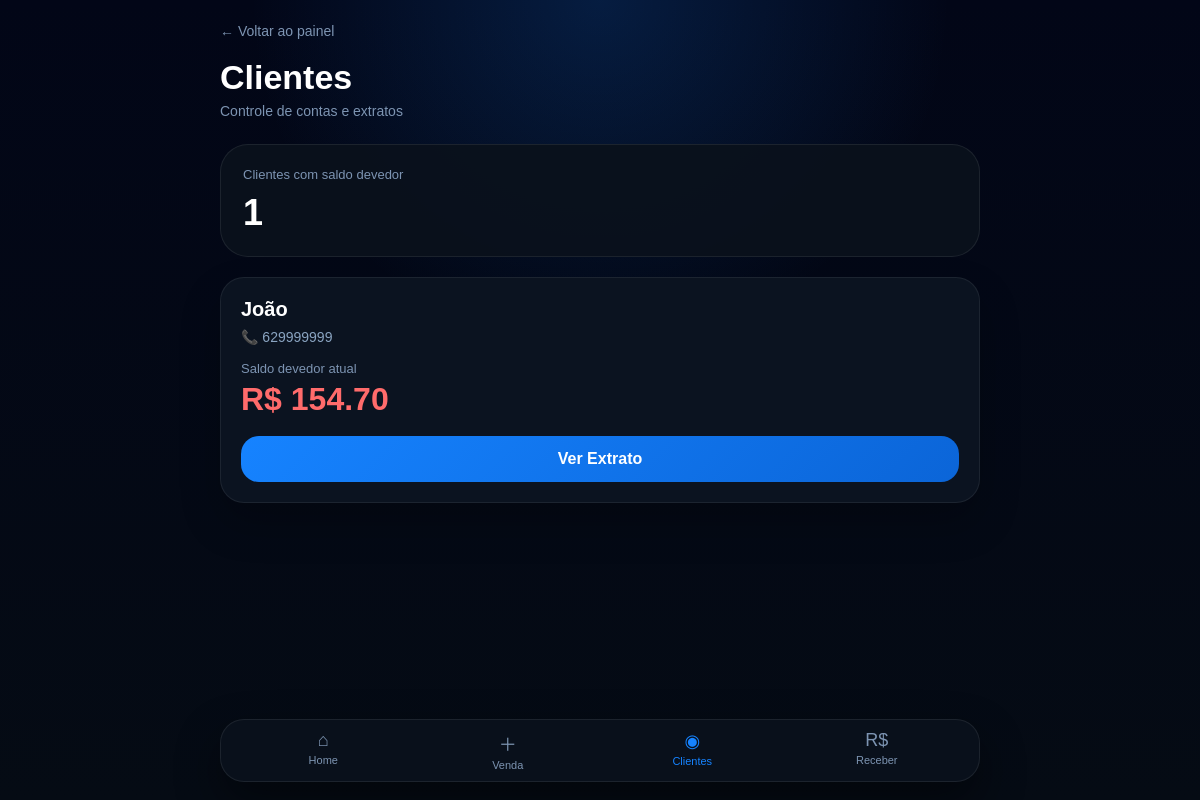
Screenshot of /clientes with the database file from the repository.
### tables this page shows
CREATE TABLE clientes (
    id INTEGER PRIMARY KEY AUTOINCREMENT,
    nome TEXT NOT NULL,
    telefone TEXT,
    saldo_fiado REAL DEFAULT 0,
    data_cadastro TEXT
);

### backend/app.py (the view)
@app.get("/clientes")
def pagina_clientes(request: Request):
    conexao = sqlite3.connect(BANCO)
    cursor = conexao.cursor()
    cursor.execute("""
    SELECT id, nome, telefone, saldo_fiado
    FROM clientes
    WHERE saldo_fiado > 0
    ORDER BY nome
""")
    clientes = cursor.fetchall()
    conexao.close()
    return templates.TemplateResponse(
        request,
        "clientes.html",
        {"clientes": clientes}
    )

### backend/templates/clientes.html (shortened to what this page needs)
<!DOCTYPE html>
<html lang="pt-BR">
<head>
</head>
<body>
<div class="container">
    <div class="header">
        <a class="voltar-topo" href="/">
            ← Voltar ao painel
        </a>
        <h1>Clientes</h1>
        <div class="subtitulo">
            Controle de contas e extratos
        </div>
    </div>
    <div class="resumo">
        <div class="resumo-label">
            Clientes com saldo devedor
        </div>
        <div class="resumo-valor">
            {{ clientes|length }}
        </div>
    </div>
    <div class="lista-clientes">
        {% if clientes %}
            {% for cliente in clientes %}
            <div class="card">
                <div class="nome">
                    {{ cliente[1] }}
                </div>
                <div class="telefone">
                    📞 {{ cliente[2] or "Telefone não informado" }}
                </div>
                <div class="saldo-label">
                    Saldo devedor atual
                </div>
                <div class="saldo">
                    R$ {{ "%.2f"|format(cliente[3] or 0) }}
                </div>
                <a class="botao"
                   href="/clientes/{{ cliente[0] }}">
                    Ver Extrato
                </a>
            </div>
            {% endfor %}
        {% else %}
            <div class="sem-clientes">
                Nenhum cliente com saldo pendente.
            </div>
        {% endif %}
    </div>
</div>
<nav class="bottom-nav">
    <a class="nav-item" href="/">
        <span class="nav-icon">⌂</span>
        Home
    </a>
    <a class="nav-item" href="/nova-venda">
        <span class="nav-icon">＋</span>
        Venda
    </a>
    <a class="nav-item active" href="/clientes">
        <span class="nav-icon">◉</span>
        Clientes
    </a>
    <a class="nav-item" href="/receber-pagamento">
        <span class="nav-icon">R$</span>
        Receber
    </a>
</nav>
</body>
</html>

### backend/templates/clientes.html (style rules this page uses)
* { margin:0; padding:0; box-sizing:border-box; font-family:Arial, Helvetica, sans-serif; }
body { min-height:100vh; background: radial-gradient(circle at top, rgba(22,131,255,.18), transparent 35%), linear-gradient(180deg,#020617 0%,#050b14 100%); color:#fff; padding:22px; }
.container { max-width:760px; margin:auto; padding-bottom:100px; }
.header { margin-bottom:25px; }
.voltar-topo { color:#7d94b2; text-decoration:none; font-size:14px; }
h1 { margin-top:18px; font-size:34px; font-weight:900; }
.subtitulo { margin-top:6px; color:#7d94b2; font-size:14px; }
.resumo { margin-top:20px; margin-bottom:20px; background:rgba(10,17,28,.94); border:1px solid rgba(255,255,255,.08); border-radius:28px; padding:22px; }
.resumo-label { color:#7d94b2; font-size:13px; }
.resumo-valor { margin-top:10px; font-size:36px; font-weight:900; }
.lista-clientes { display:flex; flex-direction:column; gap:14px; }
.card { background:#0b1320; border:1px solid rgba(255,255,255,.07); border-radius:24px; padding:20px; box-shadow: 0 20px 40px rgba(0,0,0,.22); }
.nome { font-size:20px; font-weight:900; color:#ffffff; }
.telefone { margin-top:8px; color:#8aa4c1; font-size:14px; }
.saldo-label { margin-top:16px; color:#7d94b2; font-size:13px; }
.saldo { margin-top:5px; font-size:32px; font-weight:900; color:#ff6b6b; }
.botao { margin-top:18px; display:block; width:100%; text-align:center; text-decoration:none; padding:14px; border-radius:18px; background:linear-gradient( 135deg, #1683ff, #0b65d8 ); color:white; font-weight:800; }
.bottom-nav { position:fixed; left:50%; bottom:18px; transform:translateX(-50%); width:calc(100% - 36px); max-width:760px; background:rgba(10,17,28,.94); backdrop-filter:blur(16px); border:1px solid rgba(255,255,255,.08); border-radius:24px; display:grid; grid-template-columns:repeat(4,1fr); padding:10px; box-shadow:0 20px 45px rgba(0,0,0,.45); }
.nav-item { text-decoration:none; color:#7d94b2; text-align:center; font-size:11px; }
.nav-icon { display:block; font-size:18px; margin-bottom:3px; }
.nav-item.active { color:#1683ff; }

### rows the page displays
clientes: nome "João", telefone "629999999", saldo_fiado "154.70"

### other values shown
{{ clientes|length }} "1"
